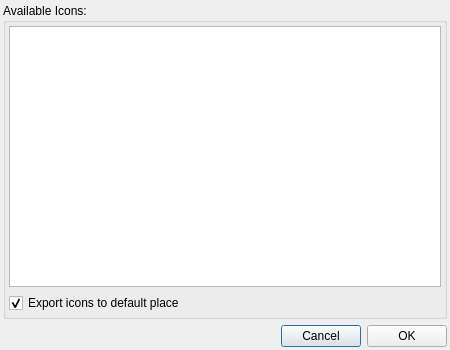
<?xml version="1.0" encoding="UTF-8"?>
<ui version="4.0">
 <class>IconsView</class>
 <widget class="QDialog" name="IconsView">
  <property name="geometry">
   <rect>
    <x>0</x>
    <y>0</y>
    <width>450</width>
    <height>350</height>
   </rect>
  </property>
  <property name="windowTitle">
   <string>Icons Export</string>
  </property>
  <property name="windowIcon">
   <iconset>
    <normaloff>:/data/q4wine.png</normaloff>:/data/q4wine.png</iconset>
  </property>
  <layout class="QVBoxLayout">
   <property name="margin">
    <number>3</number>
   </property>
   <item>
    <widget class="QGroupBox" name="groupBox">
     <property name="title">
      <string>Available Icons:</string>
     </property>
     <layout class="QVBoxLayout">
      <property name="margin">
       <number>3</number>
      </property>
      <item>
       <widget class="QListWidget" name="lstIcons">
        <property name="contextMenuPolicy">
         <enum>Qt::CustomContextMenu</enum>
        </property>
        <property name="selectionMode">
         <enum>QAbstractItemView::ExtendedSelection</enum>
        </property>
        <property name="iconSize">
         <size>
          <width>64</width>
          <height>64</height>
         </size>
        </property>
        <property name="textElideMode">
         <enum>Qt::ElideNone</enum>
        </property>
        <property name="movement">
         <enum>QListView::Snap</enum>
        </property>
        <property name="resizeMode">
         <enum>QListView::Adjust</enum>
        </property>
        <property name="gridSize">
         <size>
          <width>80</width>
          <height>80</height>
         </size>
        </property>
        <property name="viewMode">
         <enum>QListView::IconMode</enum>
        </property>
        <property name="uniformItemSizes">
         <bool>false</bool>
        </property>
        <property name="wordWrap">
         <bool>false</bool>
        </property>
        <property name="selectionRectVisible">
         <bool>true</bool>
        </property>
       </widget>
      </item>
      <item>
       <widget class="QCheckBox" name="cbDefaultExport">
        <property name="text">
         <string>Export icons to default place</string>
        </property>
        <property name="checked">
         <bool>true</bool>
        </property>
       </widget>
      </item>
     </layout>
    </widget>
   </item>
   <item>
    <layout class="QHBoxLayout">
     <item>
      <spacer>
       <property name="orientation">
        <enum>Qt::Horizontal</enum>
       </property>
       <property name="sizeHint" stdset="0">
        <size>
         <width>40</width>
         <height>20</height>
        </size>
       </property>
      </spacer>
     </item>
     <item>
      <widget class="QPushButton" name="cmdCancel">
       <property name="text">
        <string>Cancel</string>
       </property>
      </widget>
     </item>
     <item>
      <widget class="QPushButton" name="cmdOk">
       <property name="text">
        <string>OK</string>
       </property>
      </widget>
     </item>
    </layout>
   </item>
  </layout>
 </widget>
 <resources>
  <include location="q4wine.qrc"/>
 </resources>
 <connections/>
</ui>
